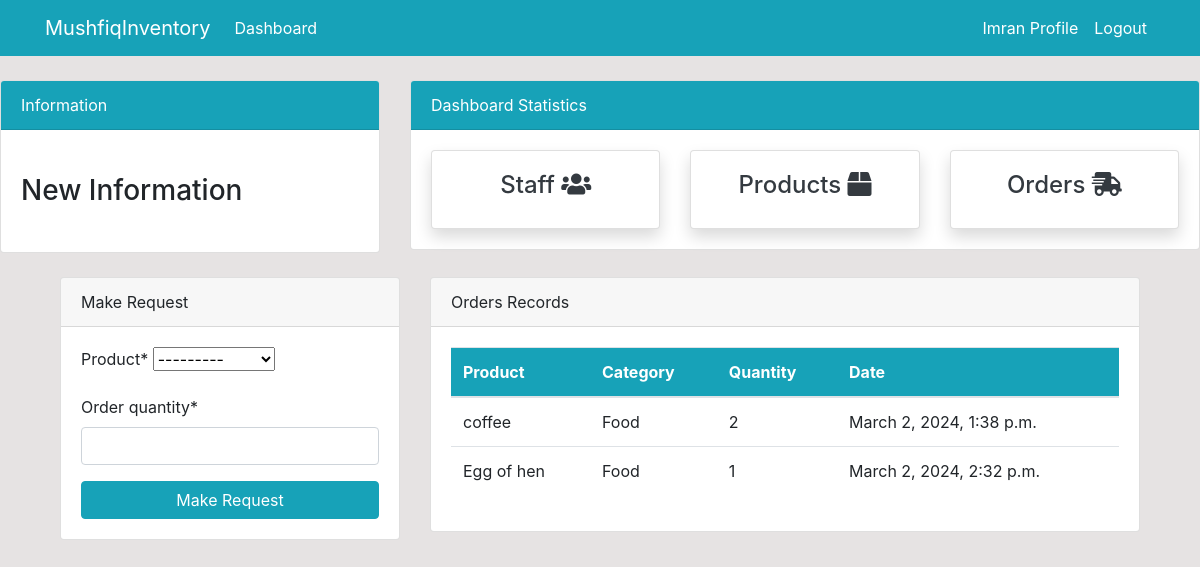
The page /dashboard/ (signed in) on the database its author committed.
### dashboard/models.py (models this page shows, shortened)
class Order(models.Model):
    product = models.ForeignKey(Product, on_delete=models.CASCADE)
    staff = models.ForeignKey(User, models.CASCADE, null=True)
    order_quantity = models.PositiveIntegerField(null=True)
    date = models.DateTimeField(auto_now_add=True)
    class Meta:
        verbose_name_plural = 'Order'

class Product(models.Model):
    name = models.CharField(max_length=100, null=True)
    category = models.CharField(max_length=20, choices=CATEGORY, null=True)
    quantity = models.PositiveIntegerField(null=True)
    class Meta:
        verbose_name_plural = 'Product'
    def __str__(self):
        return f'{self.name}-{self.quantity}'

### dashboard/views.py (the view)
# urls.py: path('dashboard/', views.index, name='dashboard-index'),
@login_required
def index(request):
    orders = Order.objects.all()
    products = Product.objects.all()
    if request.method == 'POST':
        form = OrderForm(request.POST)
        if form.is_valid():
            instance = form.save(commit=False)
            instance.staff = request.user
            instance.save()
            return redirect('dashboard-index')
    else:
        form = OrderForm()
    context = {'orders': orders, 'form': form, 'products': products}
    return render(request, 'dashboard/index.html', context)

### dashboard/forms.py
class OrderForm(forms.ModelForm):
    class Meta:
        model = Order
        fields = ['product', 'order_quantity']

### templates/dashboard/index.html (shortened to what this page needs)
{% extends 'partials/base.html' %}
{% block content %}
{% if user.is_authenticated and user.is_staff and user.is_superuser %}
    <div class="container">
        <div class="row my-5">
            <div class="col-md-6">
                <div class="bg-white">
                    <canvas id="myChart1" width="400" height="300"></canvas>
                    <script>
                        var ctx = document.getElementById('myChart1').getContext('2d');
                        var myChart1 = new Chart(ctx, {
                            type: 'pie',
                            data: {
                                labels: [{% for order in orders %} '{{ order.product.name }}', {% endfor %}],
                                datasets: [{
                                    label: 'Orders',
                                    data: [{% for order in orders %} {{ order.order_quantity }}, {% endfor %}],
                                    backgroundColor: [
                                        'rgba(255, 99, 132, 1)',
                                        'rgba(54, 162, 235, 1)',
                                        'rgba(255, 206, 86, 1)',
                                        'rgba(75, 192, 192, 1)',
                                        'rgba(153, 102, 255, 1)',
                                        'rgba(25, 159, 64, 1)',
                                        'rgba(211, 99, 12, 1)',
                                        'rgba(234, 16, 235, 1)',
                                        'rgba(255, 206, 86, 1)',
                                        'rgba(34, 142, 192, 1)',
                                        'rgba(153, 102, 255, 1)',
                                        'rgba(255, 159, 64, 1)'
                                    ],
                                    borderColor: [
                                        'rgba(255, 99, 132, 1)',
                                        'rgba(54, 162, 235, 1)',
                                        'rgba(255, 206, 86, 1)',
                                        'rgba(75, 192, 192, 1)',
                                        'rgba(153, 102, 255, 1)',
                                        'rgba(255, 159, 64, 1)',
                                        'rgba(25, 159, 64, 1)',
                                        'rgba(211, 99, 12, 1)',
                                        'rgba(234, 16, 235, 1)',
                                        'rgba(255, 206, 86, 1)',
                                        'rgba(34, 142, 192, 1)',
                                        'rgba(153, 102, 255, 1)',
                                        'rgba(255, 159, 64, 1)'
                                    ],
                                    borderWidth: 1
                                }]
                            },
                            options: {
                                scales: {
                                    yAxes: [{
                                        ticks: {
                                            beginAtZero: true
                                        }
                                    }]
                                }
                            }
                        });
                    </script>
                </div>
            </div>
            <div class="col-md-6">
                <div class="bg-white">
                    <canvas id="myChart" width="400" height="300"></canvas>
                    <script>
                        var ctx = document.getElementById('myChart').getContext('2d');
                        var myChart = new Chart(ctx, {
                            type: 'bar',
                            data: {
                                labels: [{% for product in products %} '{{ product.name }}', {% endfor %}],
                                datasets: [{
                                    label: 'Products',
                                    data: [{% for product in products %} {{ product.quantity }}, {% endfor %}],
                                    backgroundColor: [
                                        'rgba(75, 192, 192, 1)',
                                        'rgba(153, 102, 255, 1)',
                                        'rgba(25, 159, 64, 1)',
                                        'rgba(211, 99, 12, 1)',
                                        'rgba(234, 16, 235, 1)',
                                        'rgba(255, 206, 86, 1)',
                                        'rgba(34, 142, 192, 1)',
                                        'rgba(153, 102, 255, 1)',
                                        'rgba(255, 159, 64, 1)',
                                        'rgba(255, 99, 132, 1)',
                                        'rgba(54, 162, 235, 1)',
                                        'rgba(255, 206, 86, 1)',
                                        'rgba(75, 192, 192, 1)',
                                        'rgba(153, 102, 255, 1)',
                                        'rgba(255, 159, 64, 1)'
                                    ],
                                    borderColor: [
                                    'rgba(75, 192, 192, 1)',
                                        'rgba(153, 102, 255, 1)',
                                        'rgba(25, 159, 64, 1)',
                                        'rgba(211, 99, 12, 1)',
                                        'rgba(234, 16, 235, 1)',
                                        'rgba(255, 206, 86, 1)',
                                        'rgba(34, 142, 192, 1)',
                                        'rgba(153, 102, 255, 1)',
                                        'rgba(255, 159, 64, 1)',
                                        'rgba(255, 99, 132, 1)',
                                        'rgba(54, 162, 235, 1)',
                                        'rgba(255, 206, 86, 1)',
                                        'rgba(75, 192, 192, 1)',
                                        'rgba(153, 102, 255, 1)',
                                        'rgba(255, 159, 64, 1)'
                                    ],
                                    borderWidth: 1
                                }]
                            },
                            options: {
                                scales: {
                                    yAxes: [{
                                        ticks: {
                                            beginAtZero: true
                                        }
                                    }]
                                }
                            }
                        });
                    </script>
                </div>
            </div>
        </div>
    </div>
{% else %}
{% include 'dashboard/staff_index.html' %}
{% endif %}
{% endblock %}

### templates/partials/nav.html (shortened to what this page needs)
<nav class="navbar navbar-expand-lg navbar-info bg-info">
    <div class="container">
        {% if user.is_authenticated %}
        <a class="navbar-brand text-white" href="{% url 'dashboard-index' %}">
            MushfiqInventory
        </a>
        <div class="collapse navbar-collapse" id="navbarSupportedContent">
            <ul class="navbar-nav mr-auto">
                <li class="nav-item active">
                    <a class="nav-link text-white" href="{% url 'dashboard-index' %}">
                        Dashboard <span class="sr-only">(current)</span>
                    </a>
                </li>
            </ul>
            <ul class="navbar-nav ml-auto">
                <li class="nav-item active">
                    <a class="nav-link text-white" href="{% url 'user-profile' %}">
                        {{user.username}} Profile
                    </a>
                </li>
                <li class="nav-item">
                    <a class="nav-link text-white" href="{% url 'user-logout' %}">Logout</a>
                </li>
            </ul>
            {% endif %}
        </div>
    </div>
</nav>

### templates/dashboard/staff_index.html (shortened to what this page needs)
{% load crispy_forms_tags %}
<div class="container">
<div>
    <div class="row mt-4">
        <div class="col-md-4">
            <div class="card">
                <div class="card-header">
                    Make Request
                </div>
                <div class="card-body">
                    <form method="POST">
                        {{ form|crispy }}
                        <input class="btn btn-info btn-block" type="submit" value="Make Request">
                    </form>
                </div>
            </div>
        </div>
        <div class="col-md-8">
            <div class="card">
                <div class="card-header">
                    Orders Records
                </div>
                <div class="card-body">
                    <table class="table bg-white">
                        <thead class="bg-info text-white">
                            <tr>
                                <th scope="col">Product</th>
                                <th scope="col">Category</th>
                                <th scope="col">Quantity</th>
                                <th scope="col">Date</th>
                            </tr>
                        </thead>
                        <tbody>
                            {% for order in orders %}
                                {% if order.staff == user %}
                                    <tr>
                                        <td>{{order.product.name}}</td>
                                        <td>{{order.product.category}}</td>
                                        <td>{{order.order_quantity}}</td>
                                        <td>{{order.date}}</td>
                                    </tr>
                                {% endif %}
                            {% endfor %}
                        </tbody>
                    </table>
                </div>
            </div>
        </div>
    </div>
</div>
</div>

### static/style.css (style rules this page uses)
body { background: rgb(230, 227, 227); }

### rows shown on the page
Order: product.name "coffee", product.category "Food", order_quantity "2", date "March 2, 2024, 1:38 p.m."
Order: product.name "Egg of hen", product.category "Food", order_quantity "1", date "March 2, 2024, 2:32 p.m."

### other values the page prints
{{ user.username }} "Imran"
